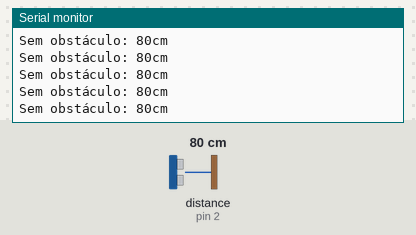
The program below on a simulated Arduino Uno, built with avr-gcc and run on an emulated ATmega328P. On the bench: the last lines printed to the serial monitor. Wiring (inferred from the names in the program): ultrasonic range finder: trigger pin 3; echo pin 2. Inputs (shaded band) come from the test bench; at power-on: distance to the obstacle (sensor on pin 2) 80 cm. The echo pulse lasts 58.3 µs per cm.

Above: at 1.2 s.
1.3 s: distance to the obstacle (sensor on pin 2) set to 2 cm
At 1.38 s:
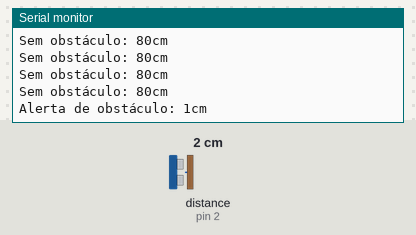
3.2 s: distance to the obstacle (sensor on pin 2) set to 250 cm
At 3.3 s:
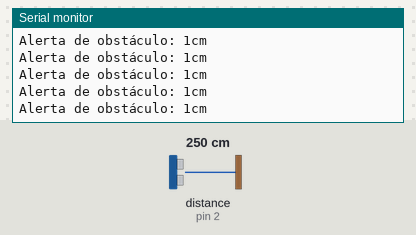

Measured:
- after the input at 1.3 s, the serial monitor: prints a new line after 0.07 s (image 1)

The program:

main.cpp
```cpp
#include <Arduino.h>

// Definicao dos pinos
const int trig = 3;
const int echo = 2;

// Distancia maxima estipulada de um obstaculo (apenas um exemplo)
const int distancia_obstaculo = 20;

int sensorMorcego(int trig, int echo);

void setup() {
  Serial.begin(9600);

  // Pino que envia o som
  pinMode(trig, OUTPUT);

  // Pino que recebe o som
  pinMode(echo, INPUT);
}

void loop() {
  int distancia = sensorMorcego(trig, echo);

  if (distancia < distancia_obstaculo)
  {
    Serial.print("Alerta de obstáculo: ");
    Serial.print(distancia);
    Serial.println("cm");
  }
  else
  {
    Serial.print("Sem obstáculo: ");
    Serial.print(distancia);
    Serial.println("cm");
  }
   delay(100);
}

int sensorMorcego(int pinoTrig, int pinoEcho)
{
  // 10 e 2 microsegundos são definidos no datasheet do componente
  digitalWrite(pinoTrig, LOW);
  delayMicroseconds(2);
  digitalWrite(pinoTrig, HIGH);
  delayMicroseconds(10);
  digitalWrite(pinoTrig, LOW);

  // Coleta a duracao do pulso, quanto tempo em nivel lógico alto, do pinoEcho e divide por 58 (para centimetros)
  return pulseIn(pinoEcho, HIGH)/58;
}
```
